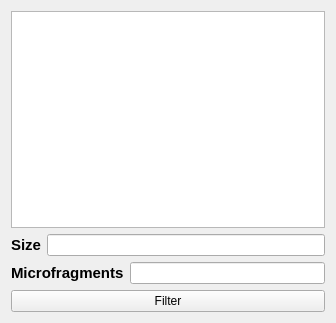
<?xml version="1.0" encoding="UTF-8"?>
<ui version="4.0">
 <class>FilterMaterialsGUI</class>
 <widget class="QWidget" name="FilterMaterialsGUI">
  <property name="geometry">
   <rect>
    <x>0</x>
    <y>0</y>
    <width>336</width>
    <height>323</height>
   </rect>
  </property>
  <property name="windowTitle">
   <string>FilterMaterialsGUI</string>
  </property>
  <layout class="QVBoxLayout" name="verticalLayout">
   <item>
    <widget class="QListWidget" name="filteredMaterials_listWidget"/>
   </item>
   <item>
    <layout class="QHBoxLayout" name="horizontalLayout">
     <item>
      <widget class="QLabel" name="label">
       <property name="font">
        <font>
         <pointsize>11</pointsize>
         <weight>75</weight>
         <bold>true</bold>
        </font>
       </property>
       <property name="text">
        <string>Size</string>
       </property>
      </widget>
     </item>
     <item>
      <widget class="QLineEdit" name="size_lineEdit"/>
     </item>
    </layout>
   </item>
   <item>
    <layout class="QHBoxLayout" name="horizontalLayout_2">
     <item>
      <widget class="QLabel" name="label_2">
       <property name="font">
        <font>
         <pointsize>11</pointsize>
         <weight>75</weight>
         <bold>true</bold>
        </font>
       </property>
       <property name="text">
        <string>Microfragments</string>
       </property>
      </widget>
     </item>
     <item>
      <widget class="QLineEdit" name="microfragments_lineEdit"/>
     </item>
    </layout>
   </item>
   <item>
    <widget class="QPushButton" name="filter_pushButton">
     <property name="text">
      <string>Filter</string>
     </property>
    </widget>
   </item>
  </layout>
 </widget>
 <layoutdefault spacing="6" margin="11"/>
 <resources/>
 <connections/>
</ui>
